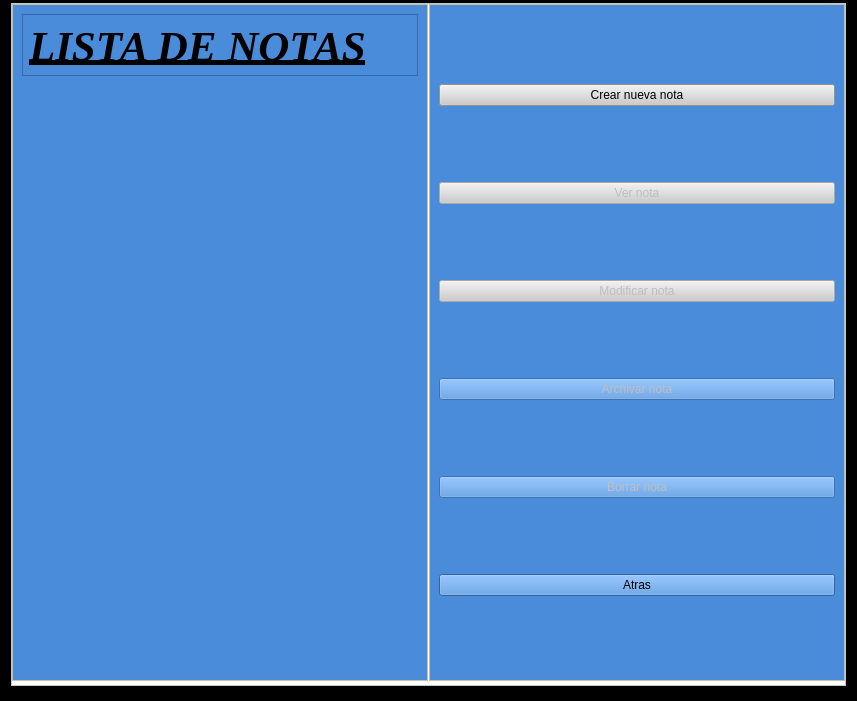
<?xml version="1.0" encoding="UTF-8"?>
<ui version="4.0">
 <class>WNotas</class>
 <widget class="QWidget" name="WNotas">
  <property name="geometry">
   <rect>
    <x>0</x>
    <y>0</y>
    <width>857</width>
    <height>701</height>
   </rect>
  </property>
  <property name="windowTitle">
   <string>Form</string>
  </property>
  <layout class="QVBoxLayout" name="verticalLayout">
   <property name="spacing">
    <number>0</number>
   </property>
   <property name="leftMargin">
    <number>0</number>
   </property>
   <property name="topMargin">
    <number>0</number>
   </property>
   <property name="rightMargin">
    <number>0</number>
   </property>
   <property name="bottomMargin">
    <number>0</number>
   </property>
   <item>
    <widget class="QFrame" name="frame">
     <property name="styleSheet">
      <string notr="true">background-color: rgb(0, 0, 0);</string>
     </property>
     <property name="frameShape">
      <enum>QFrame::StyledPanel</enum>
     </property>
     <property name="frameShadow">
      <enum>QFrame::Raised</enum>
     </property>
     <layout class="QVBoxLayout" name="verticalLayout_5">
      <property name="spacing">
       <number>0</number>
      </property>
      <property name="leftMargin">
       <number>0</number>
      </property>
      <property name="topMargin">
       <number>0</number>
      </property>
      <property name="rightMargin">
       <number>0</number>
      </property>
      <property name="bottomMargin">
       <number>4</number>
      </property>
      <item>
       <widget class="QFrame" name="frame_2">
        <property name="styleSheet">
         <string notr="true">background-color: rgb(0, 0, 0);</string>
        </property>
        <property name="frameShape">
         <enum>QFrame::StyledPanel</enum>
        </property>
        <property name="frameShadow">
         <enum>QFrame::Raised</enum>
        </property>
        <layout class="QVBoxLayout" name="verticalLayout_2">
         <property name="spacing">
          <number>2</number>
         </property>
         <property name="sizeConstraint">
          <enum>QLayout::SetNoConstraint</enum>
         </property>
         <property name="leftMargin">
          <number>9</number>
         </property>
         <property name="topMargin">
          <number>1</number>
         </property>
         <property name="rightMargin">
          <number>9</number>
         </property>
         <property name="bottomMargin">
          <number>9</number>
         </property>
         <item>
          <widget class="QFrame" name="frame_16">
           <property name="styleSheet">
            <string notr="true">background-color: rgb(255, 255, 255);</string>
           </property>
           <property name="frameShape">
            <enum>QFrame::StyledPanel</enum>
           </property>
           <property name="frameShadow">
            <enum>QFrame::Plain</enum>
           </property>
           <layout class="QHBoxLayout" name="horizontalLayout_4">
            <property name="spacing">
             <number>1</number>
            </property>
            <property name="leftMargin">
             <number>0</number>
            </property>
            <property name="topMargin">
             <number>0</number>
            </property>
            <property name="rightMargin">
             <number>0</number>
            </property>
            <property name="bottomMargin">
             <number>4</number>
            </property>
            <item>
             <widget class="QFrame" name="frame_3">
              <property name="styleSheet">
               <string notr="true">background-color: rgb(255, 252, 212);</string>
              </property>
              <property name="frameShape">
               <enum>QFrame::StyledPanel</enum>
              </property>
              <property name="frameShadow">
               <enum>QFrame::Raised</enum>
              </property>
              <layout class="QHBoxLayout" name="horizontalLayout_3">
               <property name="leftMargin">
                <number>0</number>
               </property>
               <property name="topMargin">
                <number>0</number>
               </property>
               <property name="rightMargin">
                <number>0</number>
               </property>
               <property name="bottomMargin">
                <number>0</number>
               </property>
               <item>
                <widget class="QFrame" name="frame_6">
                 <property name="font">
                  <font>
                   <pointsize>2</pointsize>
                  </font>
                 </property>
                 <property name="styleSheet">
                  <string notr="true">background-color: rgb(74, 139, 218);</string>
                 </property>
                 <property name="frameShape">
                  <enum>QFrame::NoFrame</enum>
                 </property>
                 <property name="frameShadow">
                  <enum>QFrame::Raised</enum>
                 </property>
                 <layout class="QVBoxLayout" name="verticalLayout_7">
                  <item>
                   <widget class="QFrame" name="frame_8">
                    <property name="minimumSize">
                     <size>
                      <width>0</width>
                      <height>40</height>
                     </size>
                    </property>
                    <property name="styleSheet">
                     <string notr="true">background-color: rgb(74, 139, 218);</string>
                    </property>
                    <property name="frameShape">
                     <enum>QFrame::StyledPanel</enum>
                    </property>
                    <property name="frameShadow">
                     <enum>QFrame::Raised</enum>
                    </property>
                    <layout class="QVBoxLayout" name="verticalLayout_8">
                     <property name="spacing">
                      <number>5</number>
                     </property>
                     <property name="leftMargin">
                      <number>6</number>
                     </property>
                     <property name="topMargin">
                      <number>7</number>
                     </property>
                     <property name="rightMargin">
                      <number>5</number>
                     </property>
                     <property name="bottomMargin">
                      <number>4</number>
                     </property>
                     <item>
                      <widget class="QLabel" name="label">
                       <property name="font">
                        <font>
                         <family>Times New Roman</family>
                         <pointsize>32</pointsize>
                         <weight>75</weight>
                         <italic>true</italic>
                         <bold>true</bold>
                         <underline>true</underline>
                        </font>
                       </property>
                       <property name="text">
                        <string>LISTA DE NOTAS</string>
                       </property>
                      </widget>
                     </item>
                    </layout>
                   </widget>
                  </item>
                  <item>
                   <widget class="QListView" name="listViewNotas_2">
                    <property name="styleSheet">
                     <string notr="true">font: 16pt &quot;Lucida Handwriting&quot;;</string>
                    </property>
                    <property name="frameShape">
                     <enum>QFrame::NoFrame</enum>
                    </property>
                    <property name="flow">
                     <enum>QListView::TopToBottom</enum>
                    </property>
                    <property name="viewMode">
                     <enum>QListView::IconMode</enum>
                    </property>
                    <property name="itemAlignment">
                     <set>Qt::AlignCenter</set>
                    </property>
                   </widget>
                  </item>
                 </layout>
                </widget>
               </item>
              </layout>
             </widget>
            </item>
            <item>
             <widget class="QFrame" name="frame_4">
              <property name="minimumSize">
               <size>
                <width>0</width>
                <height>0</height>
               </size>
              </property>
              <property name="styleSheet">
               <string notr="true">background-color: rgb(255, 252, 212);</string>
              </property>
              <property name="frameShape">
               <enum>QFrame::StyledPanel</enum>
              </property>
              <property name="frameShadow">
               <enum>QFrame::Raised</enum>
              </property>
              <property name="lineWidth">
               <number>0</number>
              </property>
              <layout class="QHBoxLayout" name="horizontalLayout_2">
               <property name="leftMargin">
                <number>0</number>
               </property>
               <property name="topMargin">
                <number>0</number>
               </property>
               <property name="rightMargin">
                <number>0</number>
               </property>
               <property name="bottomMargin">
                <number>0</number>
               </property>
               <item>
                <widget class="QFrame" name="frame_9">
                 <property name="sizePolicy">
                  <sizepolicy hsizetype="Expanding" vsizetype="Expanding">
                   <horstretch>0</horstretch>
                   <verstretch>0</verstretch>
                  </sizepolicy>
                 </property>
                 <property name="minimumSize">
                  <size>
                   <width>189</width>
                   <height>0</height>
                  </size>
                 </property>
                 <property name="styleSheet">
                  <string notr="true">background-color: rgb(74, 139, 218);</string>
                 </property>
                 <property name="frameShape">
                  <enum>QFrame::NoFrame</enum>
                 </property>
                 <property name="frameShadow">
                  <enum>QFrame::Raised</enum>
                 </property>
                 <layout class="QVBoxLayout" name="verticalLayout_11">
                  <item>
                   <widget class="QPushButton" name="pushButtonCrear_Nota_2">
                    <property name="styleSheet">
                     <string notr="true">background-color: rgb(204, 204, 204);</string>
                    </property>
                    <property name="text">
                     <string>Crear nueva nota</string>
                    </property>
                   </widget>
                  </item>
                  <item>
                   <widget class="QPushButton" name="pushButton_Ver_Nota_2">
                    <property name="enabled">
                     <bool>false</bool>
                    </property>
                    <property name="styleSheet">
                     <string notr="true">background-color: rgb(204, 204, 204);</string>
                    </property>
                    <property name="text">
                     <string>Ver nota</string>
                    </property>
                   </widget>
                  </item>
                  <item>
                   <widget class="QPushButton" name="pushButton_Modificar_Nota_2">
                    <property name="enabled">
                     <bool>false</bool>
                    </property>
                    <property name="styleSheet">
                     <string notr="true">background-color: rgb(204, 204, 204);</string>
                    </property>
                    <property name="text">
                     <string>Modificar nota</string>
                    </property>
                   </widget>
                  </item>
                  <item>
                   <widget class="QPushButton" name="pushButton_Archivar_Nota_2">
                    <property name="enabled">
                     <bool>false</bool>
                    </property>
                    <property name="text">
                     <string>Archivar nota</string>
                    </property>
                   </widget>
                  </item>
                  <item>
                   <widget class="QPushButton" name="pushButton_Borrar_Nota_2">
                    <property name="enabled">
                     <bool>false</bool>
                    </property>
                    <property name="text">
                     <string>Borrar nota</string>
                    </property>
                   </widget>
                  </item>
                  <item>
                   <widget class="QPushButton" name="pushButtonRegresar_2">
                    <property name="text">
                     <string>Atras</string>
                    </property>
                   </widget>
                  </item>
                 </layout>
                </widget>
               </item>
              </layout>
             </widget>
            </item>
           </layout>
          </widget>
         </item>
        </layout>
       </widget>
      </item>
     </layout>
    </widget>
   </item>
  </layout>
 </widget>
 <resources/>
 <connections/>
</ui>
